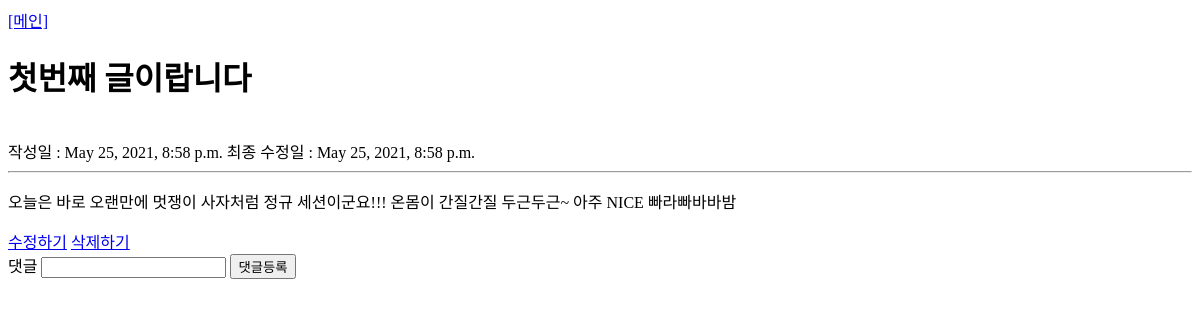
/blog/1, run on an earlier commit of the app's database.
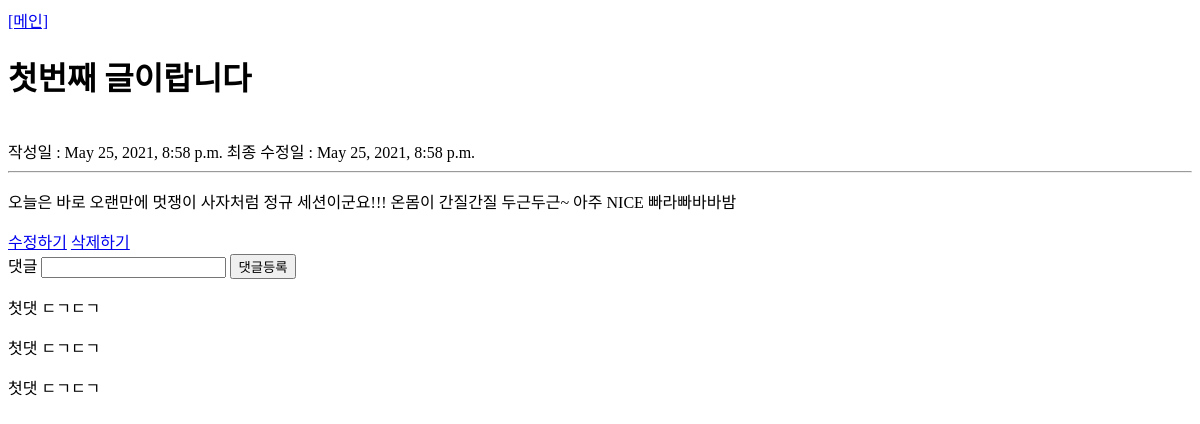
And on a later commit of the database.
### board/models.py (models this page shows, shortened)
class TimeStampModel(models.Model):
    created = models.DateTimeField(auto_now_add=True)
    modified = models.DateTimeField(auto_now=True)

class Blog(TimeStampModel):
    title = models.CharField(max_length=100)
    body = models.TextField()

class TimeStampModel(models.Model):
    created = models.DateTimeField(auto_now_add=True)
    modified = models.DateTimeField(auto_now=True)

class Comment(models.Model):
    body = models.TextField()
    blog = models.ForeignKey(Blog, on_delete = models.CASCADE)

### board/views.py (the view)
# urls.py: path('blog/<int:id>', blog.post_read, name="post_read"),
def post_read(request, id):
    blog_object = get_object_or_404(Blog, pk=id)
    comments = blog_object.comment_set.all()
    return render(request, 'post_read.html', {'data': blog_object, 'comments' : comments})

### board/templates/post_read.html (shortened to what this page needs)
<a href="{% url 'home' %}">[메인]</a>
<h1>{{data.title}}</h1>
작성일 : {{data.created}} 최종 수정일 : {{data.modified}}
<hr />
<p>{{data.body}}</p>
<a href="{% url 'post_edit' data.id %}">수정하기</a>
<a href = "{% url 'post_delete' data.id %}">삭제하기</a>
<form action="{% url 'comment_create' data.id %}" method = "POST">
    댓글
    <input type="text" name = "comment">
    <input type="submit" value = "댓글등록">
</form>
{% for c in comments %}
    <p>{{c.body}}</p>
{% endfor %}

What changed in the data, as far as the page shows it:
added Comment: body "첫댓 ㄷㄱㄷㄱ"
added Comment: body "첫댓 ㄷㄱㄷㄱ"
added Comment: body "첫댓 ㄷㄱㄷㄱ"
